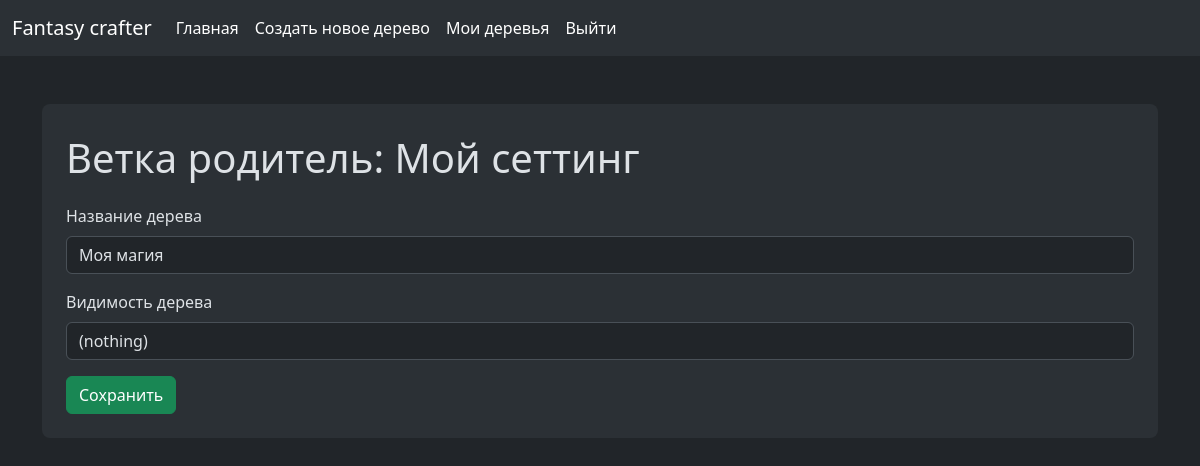
/update_branch/2 (signed in), run on the app's committed database.
### node_manager/models.py (models this page shows)
class Nodes(models.Model):
    name = models.CharField(max_length=200)
    access_mode = models.ForeignKey(AccessModes, null=False, blank=False, on_delete=models.DO_NOTHING)
    owner = models.ForeignKey(User, null=False, blank=False, on_delete=models.DO_NOTHING, related_name='node_owner')
    creator = models.ForeignKey(User, null=False, blank=False, on_delete=models.DO_NOTHING, related_name='node_creator')
    parent = models.ForeignKey('self', null=True, blank=True, on_delete=models.SET_NULL)
    level = models.IntegerField(default=0, null=False, blank=False)
    root_parent = models.ForeignKey('self', null=True, blank=True, on_delete=models.DO_NOTHING, related_name='root')
    class Meta:
        unique_together= (('name', 'creator'))

### node_manager/views.py (the view)
# urls.py: path('update_branch/<int:pk>', views.update_node, name='update_node'),
@login_required(login_url='users:login')
def update_node(request, pk):
    try:
        node = Nodes.objects.get(pk=pk)
    except Nodes.DoesNotExist:
        return redirect("node_manager:not_found")
    parent_node = node.parent
    if request.user != parent_node.owner:
                return redirect("node_manager:forbidden")
    if request.method == "POST":
        form = NodeTreeForm(request.POST, instance=node)
        if form.is_valid():
            form.save()
            return redirect("node_manager:home")
    else:
        form = NodeTreeForm(instance=node)
        form.access_mode = node.access_mode.name
    return render(request, "update_node_tree_branch.html", {'form': form, "parent_node": parent_node, "node":node})

### node_manager/forms.py
class NodeTreeForm(forms.ModelForm):
    name = forms.CharField(
        widget=forms.TextInput(attrs={"class": "form-control","placeholder": "Имя вашего дерева", "id" : "name_input"})
    )
    access_mode = forms.ModelChoiceField(
        queryset=AccessModes.objects.all(),
        to_field_name="name",
        widget=forms.Select(attrs={"class": "form-control", "id" : "access_mode_input"}),
        empty_label='(nothing)'
    )
    class Meta:
        model = Nodes
        fields = ["name", "access_mode"]

### node_manager/models.py (called while the page is built)
    def __str__(self):
        return f"{self.name}"

### node_manager/templates/update_node_tree_branch.html (shortened to what this page needs)
{% extends 'base_layout.html' %}
{% block content %}
    <div class="container my-5">
        <div class="p-4 text-left bg-body-tertiary rounded-3">
            <div class="mb-3 fs-1">Ветка родитель: {{ parent_node.name }}</div>
            <form action="" method="post">
                <div class="mb-3">
                    <label for="name_input" class="form-label">Название дерева</label>
                    {{ form.name }}
                </div>
                {% if parent_node.access_mode.name == 'public' or node.level == 0 %}
                <div class="mb-3">
                    <label for="access_mode_input" class="form-label">Видимость дерева</label>
                    {{ form.access_mode }}
                </div>
                {% endif %}
                <button type="submit" class="btn btn-success">Сохранить</button>
            </form>
        </div>
    </div>
{% endblock %}

### data on the page
Nodes: name "Мой сеттинг"
Nodes: name "Моя магия", access_mode "(nothing)"
